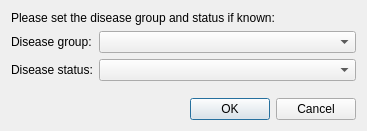
<?xml version="1.0" encoding="UTF-8"?>
<ui version="4.0">
 <class>DiseaseInfoDialog</class>
 <widget class="QDialog" name="DiseaseInfoDialog">
  <property name="geometry">
   <rect>
    <x>0</x>
    <y>0</y>
    <width>367</width>
    <height>131</height>
   </rect>
  </property>
  <property name="windowTitle">
   <string>Disease information</string>
  </property>
  <layout class="QGridLayout" name="gridLayout">
   <item row="1" column="0">
    <widget class="QLabel" name="label">
     <property name="text">
      <string>Disease group:</string>
     </property>
    </widget>
   </item>
   <item row="1" column="1">
    <widget class="QComboBox" name="group">
     <property name="sizePolicy">
      <sizepolicy hsizetype="Expanding" vsizetype="Fixed">
       <horstretch>0</horstretch>
       <verstretch>0</verstretch>
      </sizepolicy>
     </property>
     <property name="maxVisibleItems">
      <number>20</number>
     </property>
    </widget>
   </item>
   <item row="5" column="0" colspan="2">
    <widget class="QDialogButtonBox" name="buttonBox">
     <property name="orientation">
      <enum>Qt::Horizontal</enum>
     </property>
     <property name="standardButtons">
      <set>QDialogButtonBox::Cancel|QDialogButtonBox::Ok</set>
     </property>
    </widget>
   </item>
   <item row="3" column="1">
    <widget class="QComboBox" name="status">
     <property name="sizePolicy">
      <sizepolicy hsizetype="Expanding" vsizetype="Fixed">
       <horstretch>0</horstretch>
       <verstretch>0</verstretch>
      </sizepolicy>
     </property>
    </widget>
   </item>
   <item row="3" column="0">
    <widget class="QLabel" name="label_2">
     <property name="text">
      <string>Disease status:</string>
     </property>
    </widget>
   </item>
   <item row="4" column="1">
    <spacer name="verticalSpacer">
     <property name="orientation">
      <enum>Qt::Vertical</enum>
     </property>
     <property name="sizeHint" stdset="0">
      <size>
       <width>20</width>
       <height>40</height>
      </size>
     </property>
    </spacer>
   </item>
   <item row="0" column="0" colspan="2">
    <widget class="QLabel" name="label_3">
     <property name="text">
      <string>Please set the disease group and status if known:</string>
     </property>
    </widget>
   </item>
  </layout>
 </widget>
 <resources/>
 <connections>
  <connection>
   <sender>buttonBox</sender>
   <signal>accepted()</signal>
   <receiver>DiseaseInfoDialog</receiver>
   <slot>accept()</slot>
   <hints>
    <hint type="sourcelabel">
     <x>248</x>
     <y>254</y>
    </hint>
    <hint type="destinationlabel">
     <x>157</x>
     <y>274</y>
    </hint>
   </hints>
  </connection>
  <connection>
   <sender>buttonBox</sender>
   <signal>rejected()</signal>
   <receiver>DiseaseInfoDialog</receiver>
   <slot>reject()</slot>
   <hints>
    <hint type="sourcelabel">
     <x>316</x>
     <y>260</y>
    </hint>
    <hint type="destinationlabel">
     <x>286</x>
     <y>274</y>
    </hint>
   </hints>
  </connection>
 </connections>
</ui>
